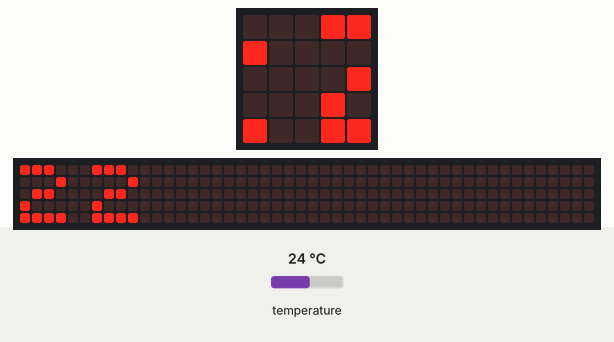
A program run on a simulated BBC micro:bit (MakeCode). Parts: the board's 5×5 LED display, a strip that is not on the board, showing the scrolling text unrolled. The inputs (shaded band) are chosen by the test bench; at power-on: temperature 24 °C. The 48×5 strip is a reading aid, not a part: it shows the text the display is scrolling, unrolled, one strip-width of it at a time.

Above: at 1.27 s.
1.3 s: temperature set to 12 °C
At 8.47 s:
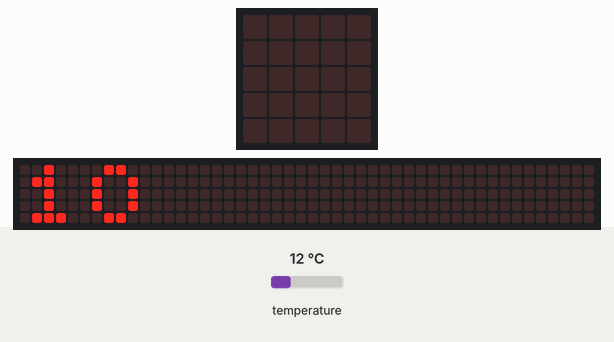
9.8 s: temperature set to 19 °C
At 16.79 s:
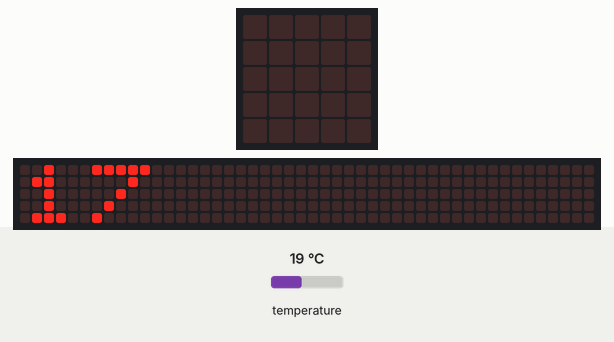
18.1 s: temperature set to 28 °C
At 27.51 s:
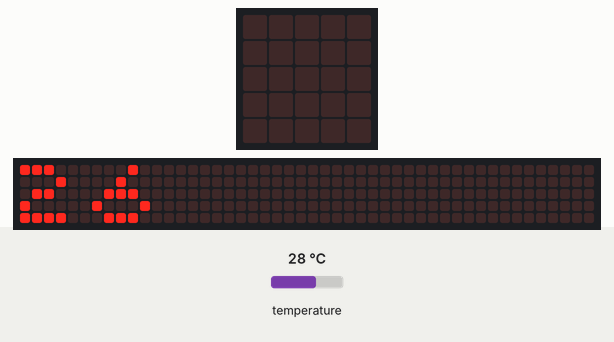

The program:

main.ts
```typescript
let temperatur = 0
basic.forever(function () {
    temperatur = input.temperature() - 2
    basic.showNumber(temperatur)
    basic.pause(3000)
    if (temperatur < 21 || temperatur < 24) {

    }
    basic.showIcon(IconNames.Happy)
    basic.pause(2000)
    basic.clearScreen()
})
```

test.ts
```typescript
// test ender her, dette bliver ikke kompileret, når denne pakke bruges som en udvidelse.
```
